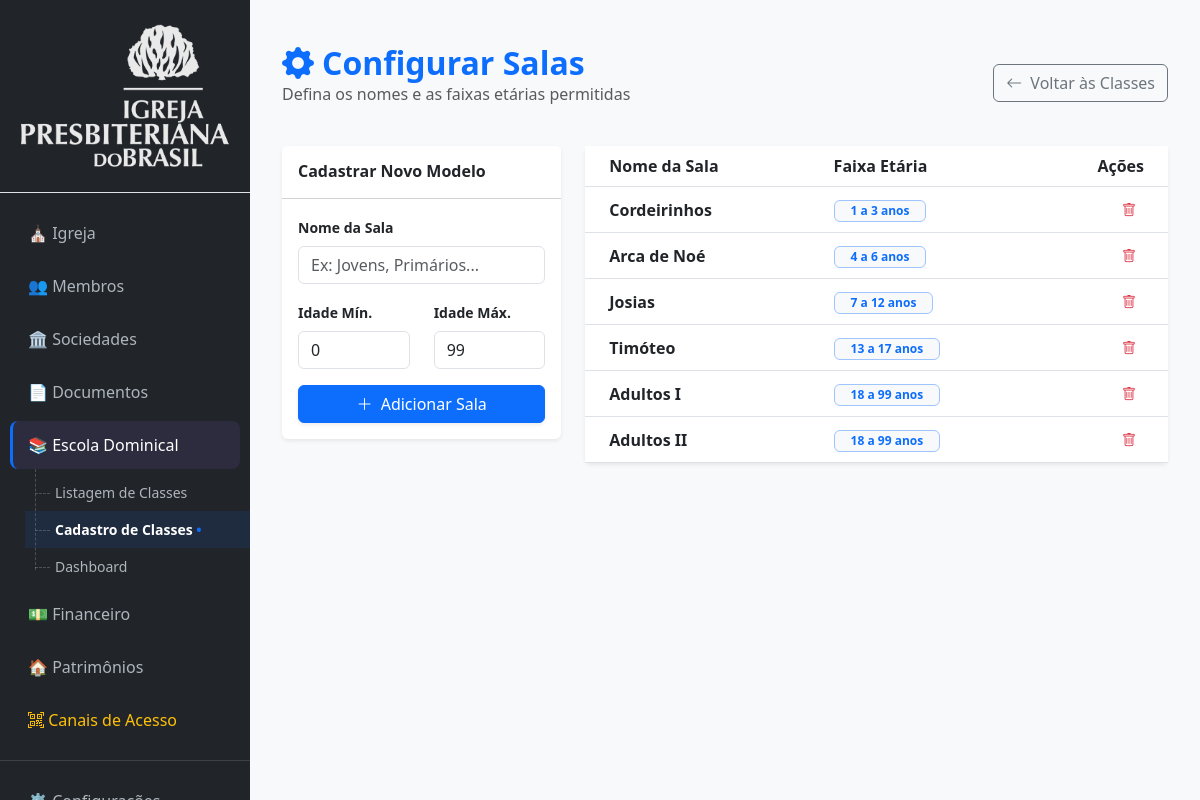
/escolaDominical/configuracoes (signed in), run on the app's committed database.
### tables this page shows
CREATE TABLE `classes_config` (
  `config_id` int(11) NOT NULL,
  `config_igreja_id` int(11) DEFAULT NULL,
  `config_nome` varchar(100) DEFAULT NULL,
  `config_idade_min` int(3) DEFAULT 0,
  `config_idade_max` int(3) DEFAULT 99
);

### app/Controllers/EscolaDominicalController.php (called while the page is built, shortened)
<?php
class EscolaDominicalController extends Controller
{
    private $model;
    public function __construct()
    {
        $this->model = new EscolaDominical();
    }
	public function configuracoes()
	{
		$igrejaId = $_SESSION['usuario_igreja_id'];
		$configuracoes = $this->model->listarConfiguracoes($igrejaId);
		$this->view('escoladominical/configuracoes', [
			'configuracoes' => $configuracoes
		]);
	}
}

### app/Core/Router.php (called while the page is built, shortened)
<?php
require_once __DIR__ . '/Autoload.php';
class Router
{
    public function run()
    {
        $url = $this->getUrl();
		$method = $url[1] ?? 'index';
        $params = array_slice($url, 2);
        $controller = new $controllerClass();
        call_user_func_array([$controller, $method], $params);
    }
    private function getUrl()
    {
        if (!empty($_GET['url'])) {
            $url = rtrim($_GET['url'], '/');
            $url = filter_var($url, FILTER_SANITIZE_URL);
            return explode('/', $url);
        }
        return [];
    }
}

### public/index.php (called while the page is built, shortened)
<?php
$config = require '../config/app.php';
require_once '../app/Core/Router.php';
$router = new Router();
$router->run();

### config/app.php (called while the page is built)
<?php
return [
    'base_path' => '/',
    'base_url' => 'http://ekklesia.local/'
];

### app/Helpers/url.php (called while the page is built, shortened)
<?php
function base_path()
{
    static $base = null;
    if ($base === null) {
        $config = require __DIR__ . '/../../config/app.php';
        $base = rtrim($config['base_path'], '/');
    }
    return $base;
}
function url($path = '')
{
    return base_path() . '/' . ltrim($path, '/');
}

### app/Core/Autoload.php (called while the page is built, shortened)
<?php
spl_autoload_register(function ($class) {
    $prefix = 'App\\';
    $base_dir = __DIR__ . '/../';
    $len = strlen($prefix);
    $relative_class = substr($class, $len);
    $file = $base_dir . str_replace('\\', '/', $relative_class) . '.php';
});
require_once __DIR__ . '/../Helpers/url.php';

### config/database.php (called while the page is built)
<?php
return [
    'host'   => '127.0.0.1',
    'port'   => '3306',
    'dbname' => 'EKKLESIA',
    'user'   => 'root',
    'pass'   => 'NovaSenhaForteAqui',
];

### app/Core/Database.php (called while the page is built, shortened)
<?php
class Database
{
    private static ?PDO $instance = null;
    public static function getInstance(): PDO
    {
        if (self::$instance === null) {
            $config = require __DIR__ . '/../../config/database.php';
            $dsn = "mysql:host={$config['host']};port={$config['port']};dbname={$config['dbname']};charset=utf8mb4";
            try {
                self::$instance = new PDO(
                    $dsn,
                    $config['user'],
                    $config['pass'],
                    [
                        PDO::ATTR_ERRMODE => PDO::ERRMODE_EXCEPTION,
                        PDO::ATTR_DEFAULT_FETCH_MODE => PDO::FETCH_ASSOC,
                        PDO::ATTR_EMULATE_PREPARES => false,
                        PDO::MYSQL_ATTR_INIT_COMMAND => "SET time_zone = '-03:00'"
                    ]
                );
            } catch (PDOException $e) {
                die("Erro ao conectar no banco: " . $e->getMessage());
            }
        }
        return self::$instance;
    }
}

### app/Models/EscolaDominical.php (called while the page is built, shortened)
<?php
class EscolaDominical
{
    private $db;
    public function __construct()
    {
        $this->db = Database::getInstance();
    }
    public function listarConfiguracoes($igrejaId) {
        $stmt = $this->db->prepare("SELECT * FROM classes_config WHERE config_igreja_id = ? ORDER BY config_idade_min ASC");
        $stmt->execute([$igrejaId]);
        return $stmt->fetchAll(PDO::FETCH_ASSOC);
    }
}

### app/Views/paginas/escoladominical/configuracoes.php (the view)
<div class="container-fluid py-4">
    <div class="d-flex justify-content-between align-items-center mb-4">
        <div>
            <h2 class="fw-bold text-primary mb-0"><i class="bi bi-gear-fill me-2"></i>Configurar Salas</h2>
            <p class="text-muted">Defina os nomes e as faixas etárias permitidas</p>
        </div>
        <a href="<?= url('escolaDominical') ?>" class="btn btn-outline-secondary">
            <i class="bi bi-arrow-left me-2"></i>Voltar às Classes
        </a>
    </div>
    <div class="row">
        <div class="col-md-4">
            <div class="card border-0 shadow-sm mb-4">
                <div class="card-header bg-white py-3">
                    <h6 class="mb-0 fw-bold">Cadastrar Novo Modelo</h6>
                </div>
                <div class="card-body">
                    <form action="<?= url('escolaDominical/salvarConfig') ?>" method="POST">
                        <div class="mb-3">
                            <label class="form-label small fw-bold">Nome da Sala</label>
                            <input type="text" name="config_nome" class="form-control" placeholder="Ex: Jovens, Primários..." required>
                        </div>
                        <div class="row">
                            <div class="col-6 mb-3">
                                <label class="form-label small fw-bold">Idade Mín.</label>
                                <input type="number" name="config_idade_min" class="form-control" value="0" required>
                            </div>
                            <div class="col-6 mb-3">
                                <label class="form-label small fw-bold">Idade Máx.</label>
                                <input type="number" name="config_idade_max" class="form-control" value="99" required>
                            </div>
                        </div>
                        <button type="submit" class="btn btn-primary w-100 shadow-sm">
                            <i class="bi bi-plus-lg me-1"></i> Adicionar Sala
                        </button>
                    </form>
                </div>
            </div>
        </div>
        <div class="col-md-8">
            <div class="card border-0 shadow-sm">
                <div class="table-responsive">
                    <table class="table table-hover align-middle mb-0">
                        <thead class="bg-light">
                            <tr>
                                <th class="ps-4">Nome da Sala</th>
                                <th>Faixa Etária</th>
                                <th class="text-end pe-4">Ações</th>
                            </tr>
                        </thead>
                        <tbody>
                            <?php if(!empty($configuracoes)): foreach($configuracoes as $c): ?>
                            <tr>
                                <td class="ps-4 fw-bold text-dark"><?= $c['config_nome'] ?></td>
                                <td>
                                    <span class="badge bg-light text-primary border border-primary-subtle px-3">
                                        <?= $c['config_idade_min'] ?> a <?= $c['config_idade_max'] ?> anos
                                    </span>
                                </td>
                                <td class="text-end pe-4">
                                    <a href="<?= url('escolaDominical/excluirConfig/'.$c['config_id']) ?>"
                                       class="btn btn-sm btn-outline-danger border-0"
                                       onclick="return confirm('Excluir este modelo de sala?')">
                                        <i class="bi bi-trash"></i>
                                    </a>
                                </td>
                            </tr>
                            <?php endforeach; else: ?>
                            <tr>
                                <td colspan="3" class="text-center py-4 text-muted">Nenhuma sala configurada.</td>
                            </tr>
                            <?php endif; ?>
                        </tbody>
                    </table>
                </div>
            </div>
        </div>
    </div>
</div>

### data on the page
classes_config: config_nome "Cordeirinhos", config_idade_min "1", config_idade_max "3"
classes_config: config_nome "Arca de Noé", config_idade_min "4", config_idade_max "6"
classes_config: config_nome "Josias", config_idade_min "7", config_idade_max "12"
classes_config: config_nome "Timóteo", config_idade_min "13", config_idade_max "17"
classes_config: config_nome "Adultos I", config_idade_min "18", config_idade_max "99"
classes_config: config_nome "Adultos II", config_idade_min "18", config_idade_max "99"
